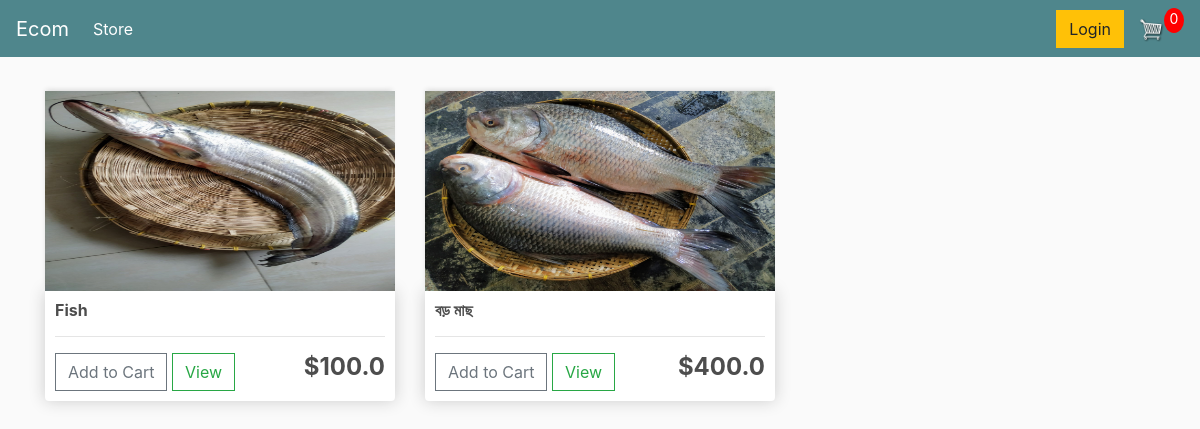
The page / on the database its author committed.
### app_ecommerce/models.py (models this page shows, shortened)
class Product(models.Model):
	name = models.CharField(max_length=200)
	price = models.FloatField()
	digital = models.BooleanField(default=False,null=True, blank=True)
	image = models.ImageField(null=True, blank=True)
	@property
	def imageURL(self):
		try:
			url = self.image.url
		except:
			url = ''
		return url

### app_ecommerce/views.py (the view)
# urls.py: path('', views.store, name="store"),
def store(request):
	data = cartData(request)
	cartItems = data['cartItems']
	order = data['order']
	items = data['items']
	products = Product.objects.all()
	context = {'products':products, 'cartItems':cartItems, 'items':items, 'order':order}
	return render(request, 'store/store.html', context)

### app_ecommerce/utils.py (called while the page is built, shortened)
def cookieCart(request):
	try:
		cart = json.loads(request.COOKIES['cart'])
	except:
		cart = {}
		print('CART:', cart)
	items = []
	order = {'get_cart_total':0, 'get_cart_items':0, 'shipping':False}
	cartItems = order['get_cart_items']
	return {'cartItems':cartItems ,'order':order, 'items':items}

def cartData(request):
	if request.user.is_authenticated:
		customer = request.user.customer
		order, created = Order.objects.get_or_create(customer=customer, complete=False)
		items = order.orderitem_set.all()
		cartItems = order.get_cart_items
	else:
		cookieData = cookieCart(request)
		cartItems = cookieData['cartItems']
		order = cookieData['order']
		items = cookieData['items']
	return {'cartItems':cartItems ,'order':order, 'items':items}

### app_ecommerce/Templates/store/store.html
{% extends 'store/main.html' %}
{% load static %}
{% block content %}
	<div class="row">
		{% for product in products %}
		<div class="col-lg-4">
			<img class="thumbnail" src="{{product.imageURL}}">
			<div class="box-element product">
				<h6><strong>{{product.name}}</strong></h6>
				<hr>
				<button data-product="{{product.id}}" data-action="add" class="btn btn-outline-secondary add-btn update-cart">Add to Cart</button>
				<a class="btn btn-outline-success" href="#">View</a>
				<h4 style="display: inline-block; float: right"><strong>${{product.price}}</strong></h4>
			</div>
		</div>
		{% endfor %}
	</div>
{% endblock content %}

### static/css/main.css (style rules this page uses)
body { background-color: hsl(0, 0%, 98%); }
h1,h2,h3,h4,h5,h6 { color:hsl(0, 0%, 30%); }
.box-element { box-shadow:hsl(0, 0%, 80%) 0 0 16px; background-color: #fff; border-radius: 4px; padding: 10px; }
.thumbnail { width: 100%; height: 200px; -webkit-box-shadow: -1px -3px 5px -2px rgba(214,214,214,1); -moz-box-shadow: -1px -3px 5px -2px rgba(214,214,214,1); box-shadow: -1px -3px 5px -2px rgba(214,214,214,1); }
.product { border-radius: 0 0 4px 4px; }
.col-lg-4, .col-lg-6, .col-lg-8, .col-lg-12 { margin-top: 10px; }
.btn { border-radius: 0; }

### rows shown on the page
Product: imageURL (picture), name "Fish", price "100.0"
Product: imageURL (picture), name "বড় মাছ", price "400.0"

### other values the page prints
{{ cartItems }} "0"
